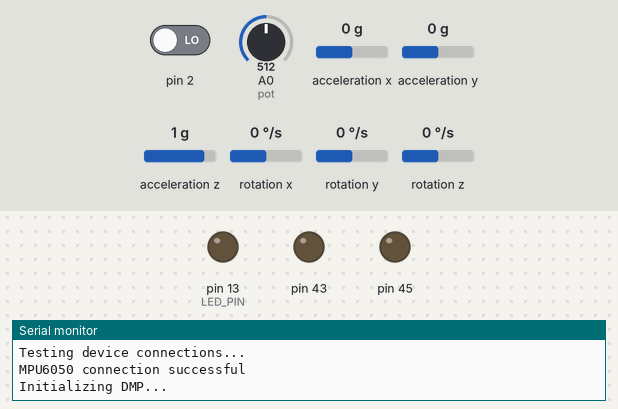
The sketch below on a simulated Arduino Mega 2560, built with avr-gcc and run on an emulated ATmega2560. Shown: output pins drawn as LEDs (lit = HIGH), the last lines printed to the serial monitor. Inputs (shaded band) come from the test bench; at power-on: acceleration y 0 g, A0 (pot) = 512, acceleration x 0 g, pin 2 LOW, acceleration z 1 g, rotation x 0 °/s, rotation y 0 °/s, rotation z 0 °/s. The sensor or clock chip raises its interrupt line as the real part does.

Above: at 0.1 s.
At 1.7 s:
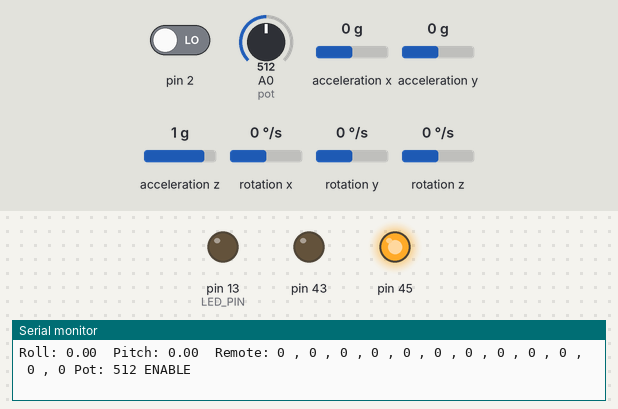
1.8 s: acceleration y set to 0.3 g
At 3.2 s:
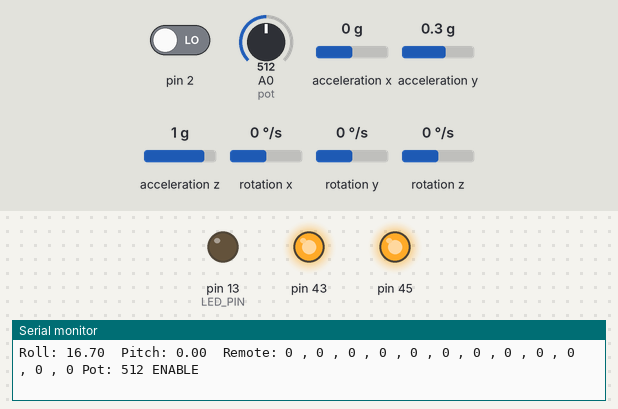
7.8 s: A0 (pot) set to 104
10.1 s: A0 (pot) set to 91
11.9 s: acceleration x set to -0.1 g
Timing chart, 0 to 14.9 s (numbered marks = the images above; inputs shaded):
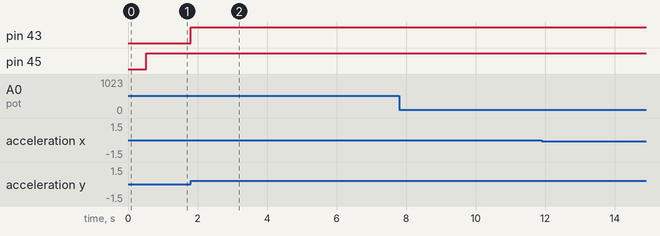

Measured:
- the behaviour switches between 0.1 and 0.2 g on acceleration y (found by bisection; images 1 and 2)
- after the input at 1.8 s, pin 43: LOW → HIGH at once

The sketch:

Droid03.ino
```cpp
// I2C device class (I2Cdev) demonstration Arduino sketch for MPU6050 class using DMP (MotionApps v2.0)
// 6/21/2012 by Jeff Rowberg <jeff@rowberg.net>
// Updates should (hopefully) always be available at https://github.com/jrowberg/i2cdevlib
//
// Changelog:
//      2013-05-08 - added seamless Fastwire support
//                 - added note about gyro calibration
//      2012-06-21 - added note about Arduino 1.0.1 + Leonardo compatibility error
//      2012-06-20 - improved FIFO overflow handling and simplified read process
//      2012-06-19 - completely rearranged DMP initialization code and simplification
//      2012-06-13 - pull gyro and accel data from FIFO packet instead of reading directly
//      2012-06-09 - fix broken FIFO read sequence and change interrupt detection to RISING
//      2012-06-05 - add gravity-compensated initial reference frame acceleration output
//                 - add 3D math helper file to DMP6 example sketch
//                 - add Euler output and Yaw/Pitch/Roll output formats
//      2012-06-04 - remove accel offset clearing for better results (thanks Sungon Lee)
//      2012-06-01 - fixed gyro sensitivity to be 2000 deg/sec instead of 250
//      2012-05-30 - basic DMP initialization working

/* ============================================
I2Cdev device library code is placed under the MIT license
Copyright (c) 2012 Jeff Rowberg

Permission is hereby granted, free of charge, to any person obtaining a copy
of this software and associated documentation files (the "Software"), to deal
in the Software without restriction, including without limitation the rights
to use, copy, modify, merge, publish, distribute, sublicense, and/or sell
copies of the Software, and to permit persons to whom the Software is
furnished to do so, subject to the following conditions:

The above copyright notice and this permission notice shall be included in
all copies or substantial portions of the Software.

THE SOFTWARE IS PROVIDED "AS IS", WITHOUT WARRANTY OF ANY KIND, EXPRESS OR
IMPLIED, INCLUDING BUT NOT LIMITED TO THE WARRANTIES OF MERCHANTABILITY,
FITNESS FOR A PARTICULAR PURPOSE AND NONINFRINGEMENT. IN NO EVENT SHALL THE
AUTHORS OR COPYRIGHT HOLDERS BE LIABLE FOR ANY CLAIM, DAMAGES OR OTHER
LIABILITY, WHETHER IN AN ACTION OF CONTRACT, TORT OR OTHERWISE, ARISING FROM,
OUT OF OR IN CONNECTION WITH THE SOFTWARE OR THE USE OR OTHER DEALINGS IN
THE SOFTWARE.
===============================================
*/

// I2Cdev and MPU6050 must be installed as libraries, or else the .cpp/.h files
// for both classes must be in the include path of your project
#include "I2Cdev.h"

#include "MPU6050_6Axis_MotionApps20.h"
//#include "MPU6050.h" // not necessary if using MotionApps include file

// Arduino Wire library is required if I2Cdev I2CDEV_ARDUINO_WIRE implementation
// is used in I2Cdev.h

#include "Wire.h"


// class default I2C address is 0x68
// specific I2C addresses may be passed as a parameter here
// AD0 low = 0x68 (default for SparkFun breakout and InvenSense evaluation board)
// AD0 high = 0x69
MPU6050 mpu;
//MPU6050 mpu(0x69); // <-- use for AD0 high

/* =========================================================================
   NOTE: In addition to connection 3.3v, GND, SDA, and SCL, this sketch
   depends on the MPU-6050's INT pin being connected to the Arduino's
   external interrupt #0 pin. On the Arduino Uno and Mega 2560, this is
   digital I/O pin 2.
 * ========================================================================= */

/* =========================================================================
   NOTE: Arduino v1.0.1 with the Leonardo board generates a compile error
   when using Serial.write(buf, len). The Teapot output uses this method.
   The solution requires a modification to the Arduino USBAPI.h file, which
   is fortunately simple, but annoying. This will be fixed in the next IDE
   release. For more info, see these links:

   http://arduino.cc/forum/index.php/topic,109987.0.html
   http://code.google.com/p/arduino/issues/detail?id=958
 * ========================================================================= */


// uncomment "OUTPUT_READABLE_YAWPITCHROLL" if you want to see the yaw/
// pitch/roll angles (in degrees) calculated from the quaternions coming
// from the FIFO. Note this also requires gravity vector calculations.
// Also note that yaw/pitch/roll angles suffer from gimbal lock (for
// more info, see: http://en.wikipedia.org/wiki/Gimbal_lock)
#define OUTPUT_READABLE_YAWPITCHROLL


#define LED_PIN 13 // (Arduino is 13, Teensy is 11, Teensy++ is 6)
bool blinkState = false;

// MPU control/status vars
bool dmpReady = false;  // set true if DMP init was successful
uint8_t mpuIntStatus;   // holds actual interrupt status byte from MPU
uint8_t devStatus;      // return status after each device operation (0 = success, !0 = error)
uint16_t packetSize;    // expected DMP packet size (default is 42 bytes)
uint16_t fifoCount;     // count of all bytes currently in FIFO
uint8_t fifoBuffer[64]; // FIFO storage buffer

// orientation/motion vars
Quaternion q;           // [w, x, y, z]         quaternion container
VectorInt16 aa;         // [x, y, z]            accel sensor measurements
VectorInt16 aaReal;     // [x, y, z]            gravity-free accel sensor measurements
VectorInt16 aaWorld;    // [x, y, z]            world-frame accel sensor measurements
VectorFloat gravity;    // [x, y, z]            gravity vector
float euler[3];         // [psi, theta, phi]    Euler angle container
float ypr[3];           // [yaw, pitch, roll]   yaw/pitch/roll container and gravity vector

// XRobots vars

int ch1;
int ch2;
int ch3;
int ch4;
int ch5;
int ch6;
int but1;
int but2;
int but3;
int but4;
int but5;
int but6;

float roll;
float pitch;

int pot;


// ================================================================
// ===               INTERRUPT DETECTION ROUTINE                ===
// ================================================================

volatile bool mpuInterrupt = false;     // indicates whether MPU interrupt pin has gone high
void dmpDataReady() {
    mpuInterrupt = true;
}


// ================================================================
// ===                      INITIAL SETUP                       ===
// ================================================================

void setup() {
    // join I2C bus (I2Cdev library doesn't do this automatically)

    Wire.begin();
    TWBR = 24; // 400kHz I2C clock (200kHz if CPU is 8MHz). Comment this line if having compilation difficulties with TWBR.


    // initialize serial communication
    // (115200 chosen because it is required for Teapot Demo output, but it's
    // really up to you depending on your project)
    Serial.begin(115200);
    Serial1.begin(115200);
    while (!Serial); // wait for Leonardo enumeration, others continue immediately

    // NOTE: 8MHz or slower host processors, like the Teensy @ 3.3v or Ardunio
    // Pro Mini running at 3.3v, cannot handle this baud rate reliably due to
    // the baud timing being too misaligned with processor ticks. You must use
    // 38400 or slower in these cases, or use some kind of external separate
    // crystal solution for the UART timer.

    // initialize device
    Serial.println(F("Initializing I2C devices..."));
    mpu.initialize();

    // verify connection
    Serial.println(F("Testing device connections..."));
    Serial.println(mpu.testConnection() ? F("MPU6050 connection successful") : F("MPU6050 connection failed"));

    /* // wait for ready
    Serial.println(F("\nSend any character to begin DMP programming and demo: "));
    while (Serial.available() && Serial.read()); // empty buffer
    while (!Serial.available());                 // wait for data
    while (Serial.available() && Serial.read()); // empty buffer again

    */

    // load and configure the DMP
    Serial.println(F("Initializing DMP..."));
    devStatus = mpu.dmpInitialize();

    // supply your own gyro offsets here, scaled for min sensitivity
    mpu.setXGyroOffset(220);
    mpu.setYGyroOffset(76);
    mpu.setZGyroOffset(-85);
    mpu.setZAccelOffset(1788); // 1688 factory default for my test chip

    // make sure it worked (returns 0 if so)
    if (devStatus == 0) {
        // turn on the DMP, now that it's ready
        Serial.println(F("Enabling DMP..."));
        mpu.setDMPEnabled(true);

        // enable Arduino interrupt detection
        Serial.println(F("Enabling interrupt detection (Arduino external interrupt 0)..."));
        attachInterrupt(0, dmpDataReady, RISING);
        mpuIntStatus = mpu.getIntStatus();

        // set our DMP Ready flag so the main loop() function knows it's okay to use it
        Serial.println(F("DMP ready! Waiting for first interrupt..."));
        dmpReady = true;

        // get expected DMP packet size for later comparison
        packetSize = mpu.dmpGetFIFOPacketSize();
    } else {
        // ERROR!
        // 1 = initial memory load failed
        // 2 = DMP configuration updates failed
        // (if it's going to break, usually the code will be 1)
        Serial.print(F("DMP Initialization failed (code "));
        Serial.print(devStatus);
        Serial.println(F(")"));
    }

    // configure LED for output
    pinMode(LED_PIN, OUTPUT);

    pinMode(43, OUTPUT);
    pinMode(45, OUTPUT);
}


// ================================================================
// ===                    MAIN PROGRAM LOOP                     ===
// ================================================================

void loop() {
    // if programming failed, don't try to do anything
    if (!dmpReady) return;

    // wait for MPU interrupt or extra packet(s) available
    while (!mpuInterrupt && fifoCount < packetSize) {
        // other program behavior stuff here
        // .
        // .
        // .
        // if you are really paranoid you can frequently test in between other
        // stuff to see if mpuInterrupt is true, and if so, "break;" from the
        // while() loop to immediately process the MPU data
        // .
        // .
        // .
    }

    // reset interrupt flag and get INT_STATUS byte
    mpuInterrupt = false;
    mpuIntStatus = mpu.getIntStatus();

    // get current FIFO count
    fifoCount = mpu.getFIFOCount();

    // check for overflow (this should never happen unless our code is too inefficient)
    if ((mpuIntStatus & 0x10) || fifoCount == 1024) {
        // reset so we can continue cleanly
        mpu.resetFIFO();
        Serial.println(F("FIFO overflow!"));

    // otherwise, check for DMP data ready interrupt (this should happen frequently)
    } else if (mpuIntStatus & 0x02) {
        // wait for correct available data length, should be a VERY short wait
        while (fifoCount < packetSize) fifoCount = mpu.getFIFOCount();

        // read a packet from FIFO
        mpu.getFIFOBytes(fifoBuffer, packetSize);
        //mpu.resetFIFO();  // added by XRobots

        // track FIFO count here in case there is > 1 packet available
        // (this lets us immediately read more without waiting for an interrupt)
        fifoCount -= packetSize;

        #ifdef OUTPUT_READABLE_YAWPITCHROLL
            // display Euler angles in degrees
            mpu.dmpGetQuaternion(&q, fifoBuffer);
            mpu.dmpGetGravity(&gravity, &q);
            mpu.dmpGetYawPitchRoll(ypr, &q, &gravity);

            /*
            Serial.print("\t");
            Serial.print(ypr[1] * 180/M_PI);
            Serial.print("\t");
            Serial.print(ypr[2] * 180/M_PI);
            */

            // ****************XRobots main loop code*****************************//

            pitch = (ypr[1] * 180/M_PI);
            roll = (ypr[2] * 180/M_PI);

            Serial.print("Roll: ");
            Serial.print(roll);
            Serial.print("  Pitch: ");
            Serial.print(pitch);

        #endif


    if (Serial1.available() > 0) {

    // look for the next valid integer in the incoming serial stream:

        ch1 = Serial1.parseInt();
        ch2 = Serial1.parseInt();
        ch3 = Serial1.parseInt();
        ch4 = Serial1.parseInt();
        ch5 = Serial1.parseInt();
        ch6 = Serial1.parseInt();
        but1 = Serial1.parseInt();
        but2 = Serial1.parseInt();
        but3 = Serial1.parseInt();
        but4 = Serial1.parseInt();  //enable pin
        but5 = Serial1.parseInt();
        but6 = Serial1.parseInt();


        // look for the newline. That's the end of your sentence:
        if (Serial1.read() == '\n') {
        }
             }

        Serial.print ("  Remote: ");
        Serial.print (ch1);
        Serial.print (" , ");
        Serial.print (ch2);
        Serial.print (" , ");
        Serial.print (ch3);
        Serial.print (" , ");
        Serial.print (ch4);
        Serial.print (" , ");
        Serial.print (ch5);
        Serial.print (" , ");
        Serial.print (ch6);
        Serial.print (" , ");
        Serial.print (but1);
        Serial.print (" , ");
        Serial.print (but2);
        Serial.print (" , ");
        Serial.print (but3);
        Serial.print (" , ");
        Serial.print (but4);  //enable pin
        Serial.print (" , ");
        Serial.print (but5);
        Serial.print (" , ");
        Serial.print (but6);

        pot = analogRead(A0);   // read trousers pot
        Serial.print (" Pot: ");
        Serial.print (pot);


        if(roll>10) {
          digitalWrite(43, HIGH);
          }
        else if (roll<10) {
          digitalWrite(43,LOW);
        }

        if(but4 == 0) {
          digitalWrite(45, HIGH);
          Serial.println( " ENABLE " );
          }
        else if (but4 == 1) {
          digitalWrite(45, LOW);
          Serial.println( " DISABLE " );
        }


        //delay(15);  // delay to test how much time is left in the loop - leave commented out.

    }
}
```
